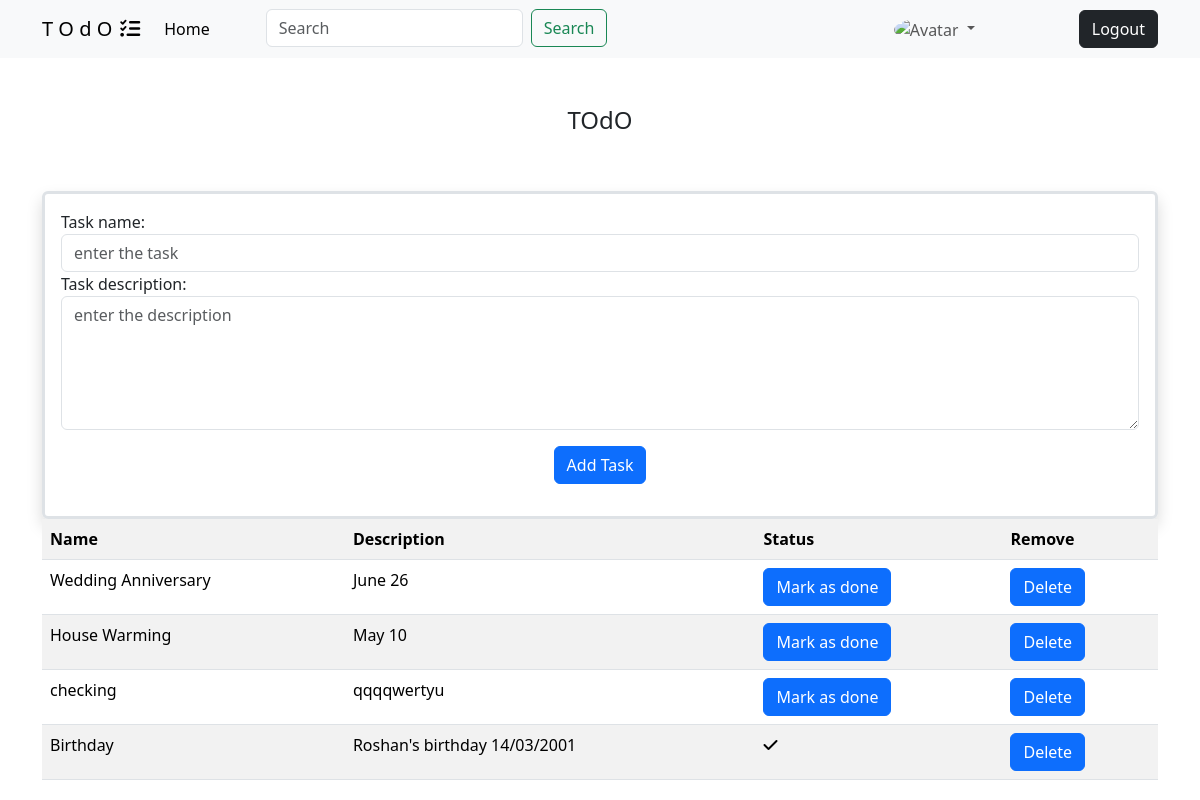
Screenshot of / (signed in) with the database file from the repository.
### work/models.py (models this page shows)
class Taskmodel(models.Model):
    task_name=models.CharField(max_length=50)
    task_description=models.TextField(null=False)
    created_date=models.DateField(auto_now_add=True)
    user=models.ForeignKey(User,on_delete=models.CASCADE,null=True)
    completed=models.BooleanField(default=False)

### work/views.py (the view, shortened to what this page needs)
# urls.py: path('',Add_task.as_view(),name="addtask"),
@method_decorator(signin_required,name="dispatch")
class Add_task(View):
    def get(self,request,**kwargs):
        form=TaskForm()
        data=Taskmodel.objects.filter(user=request.user).order_by('completed')
        return render(request,"index.html",{'form':form,'data':data})

### work/forms.py
class TaskForm(forms.ModelForm):
    class Meta:
        model=Taskmodel
        fields=['task_name','task_description']
        widgets={
            'task_name':forms.TextInput(attrs={'class':'form-control','placeholder':'enter the task'}),
            'task_description':forms.Textarea(attrs={'class':'form-control','column':20,'rows':5,'placeholder':'enter the description'})
        }

### work/views.py (called while the page is built)
def signin_required(fn):
    def wrapper(request,**kwargs):
        if not request.user.is_authenticated:
            return redirect("login")
        else:
            return fn(request,**kwargs)
    return wrapper

### work/templates/index.html (shortened to what this page needs)
<!DOCTYPE html>
<html lang="en">
<head>
    <link href="https://cdn.jsdelivr.net/npm/bootstrap@5.3.3/dist/css/bootstrap.min.css" rel="stylesheet"
>
    <link rel="stylesheet" href="https://cdnjs.cloudflare.com/ajax/libs/font-awesome/6.5.2/css/all.min.css"
 />
</head>
<body>
    <nav class="navbar navbar-expand-lg bg-body-tertiary">
        <div class="container">
            <a class="navbar-brand" href="#">T O d O<i class="fa-solid fa-list-check ms-2"></i></a>
            <div class="collapse navbar-collapse" id="navbarSupportedContent">
                <ul class="navbar-nav me-auto mb-2 mb-lg-0">
                    <li class="nav-item">
                        <a class="nav-link active" aria-current="page" href="#">Home</a>
                    </li>
                    <li class="nav-item ms-5">
                        <form class="d-flex" role="search" method="post">
                            <input class="form-control me-2" type="search" placeholder="Search" aria-label="Search">
                            <button class="btn btn-outline-success" type="submit">Search</button>
                        </form>
                    </li>
                </ul>
                <ul class="navbar-nav me-5">
                    <li class="nav-item dropdown me-5 mx-5">
                        <a class="nav-link dropdown-toggle" href="#" role="button" data-bs-toggle="dropdown"
                            aria-expanded="false">
                            <img src="" alt="Avatar" class="avatar">
                        </a>
                    </li>
                </ul>
                <ul class="navbar-nav">
                    <a href="#" class="btn btn-dark">Logout</a>
                </ul>
            </div>
        </div>
    </nav>
    <div class="container">
        <h4 class="text-center mt-5">TOdO</h4>
        <br>
        <br>
        <div class="border border-3 border rounded shadow">
            <form action="" method="post" class="my-3 mx-3">
                {{form}}
                <div class="text-center">
                    <button type="submit" class="btn btn-primary my-3">Add Task</button>
                </div>
            </form>
        </div>
        <div>
            <table class="table table-striped">
                <tr>
                    <th>Name</th>
                    <th>Description</th>
                    <th>Status</th>
                    <th>Remove</th>
                </tr>
                {%for i in data%}
                <tr>
                    <td>{{i.task_name}}</td>
                    <td>{{i.task_description}}</td>
                    {% if i.completed == True%}
                    <td><i class="fa-solid fa-check fa-bounce"></i></td>
                    {% else %}
                    <td><a href="{% url 'edit' i.id %}" class="btn btn-primary">Mark as done</a></td>
                    {% endif %}
                    <td><a href="{% url 'delete' i.id %}" class="btn btn-primary">Delete</a></td>
                </tr>
                {% endfor%}
            </table>
        </div>
    </div>
</body>
</html>

### work/templates/index.html (style rules this page uses)
.avatar { vertical-align: middle; width: 50px; height: 50px; border-radius: 50%; }

### rows the page displays
Taskmodel: task_name "Wedding Anniversary", task_description "June 26", completed "Mark as done"
Taskmodel: task_name "House Warming", task_description "May 10", completed "Mark as done"
Taskmodel: task_name "checking", task_description "qqqqwertyu", completed "Mark as done"
Taskmodel: task_name "Birthday", task_description "Roshan's birthday 14/03/2001", completed True (drawn)
